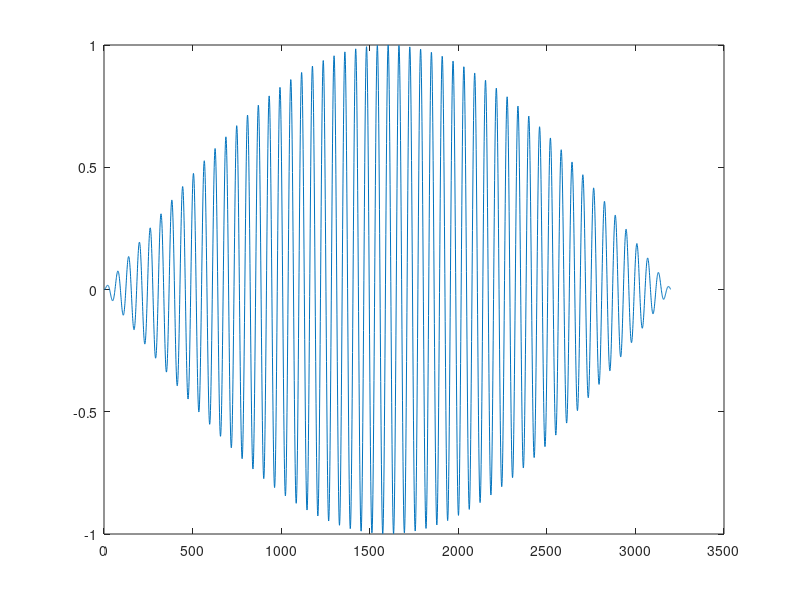

Here is the MATLAB script that generated this plot: (Note: this script raises an error after producing the figure.)
close all;
% clear all;
clc; 

% Variables Declaration
sample_rate = 16000; % Sample Rate 16 kHz 
base_note = 262; % Reference Freq 
x = 0 : 1/sample_rate : 0.2-1/sample_rate; % Set Each Beat to  
scale = [1 3 5 8 10 13 15 17 20 22 25 27]; % The scale 
envelope1 = sin(2.*pi.*2.5.*x); %���ְ��� 
envelope2 = cos(2.*pi.*1.25.*x); 
envelope3 = exp(-20.*x); 
plot(envelope1); 

% Random List 
audio = []; 
for ii = 1:20 %����ɸ�20��� 
notes = scale(randperm(length(scale)))-1; %��randperm()��������������� 
freqs = base_note.* 2.^(notes./12); %���������Ƶ�� 
note_group = []; 
for i = 1:length(freqs) 
y = sin(freqs(i).*2.*pi.*x).*envelope1; %����=���Ҳ�*���� 
note_group = [note_group y ]; 
plot(y); 
end 
audio = [audio note_group]; 
end 

%Ч�� 1: overdrive ==-- 
od_gain = 10; %���� ( >=1 ) 
audio = audio .* od_gain; 
audio(find(audio > 1)) = 1; 
audio(find(audio < -1)) = -1; 

%Ч�� 2: stereo delay ==-- 
d_time = 1; %�ӳ�ʱ��(��λΪ����ʱֵ�ı���) 
delay = zeros(1,length(x).*d_time); 
audio =[ [audio delay];[delay audio] ]'; 

%���� ==-- 
player = audioplayer(audio,sample_rate); 
play(player); 
disp('ֹͣ������ִ��:') 
disp('stop(player)') 